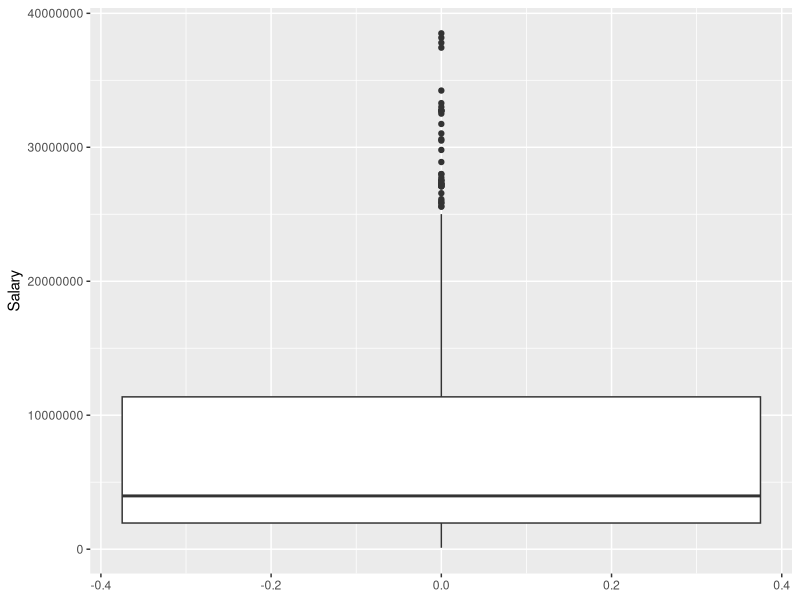
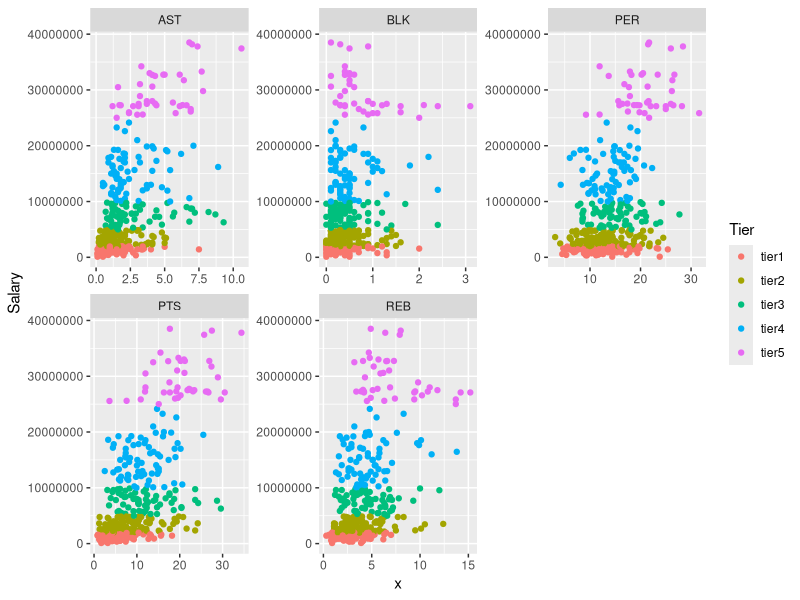
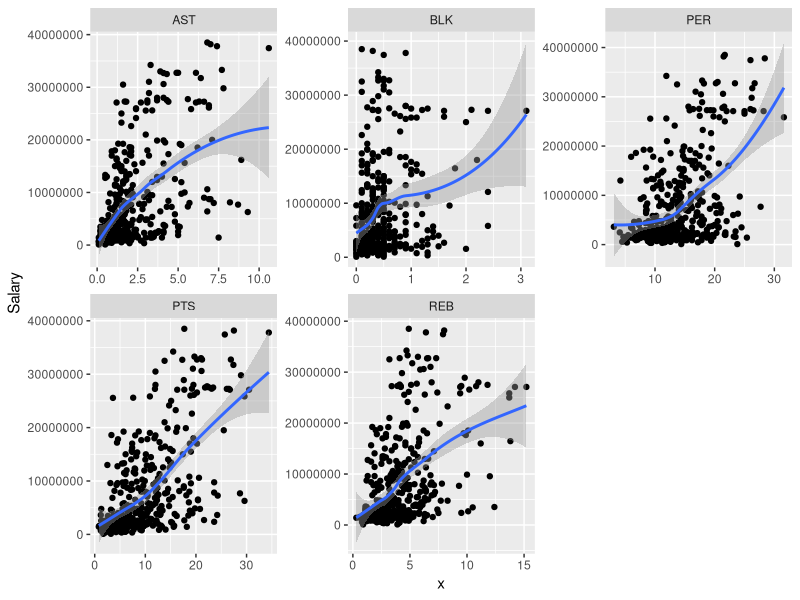
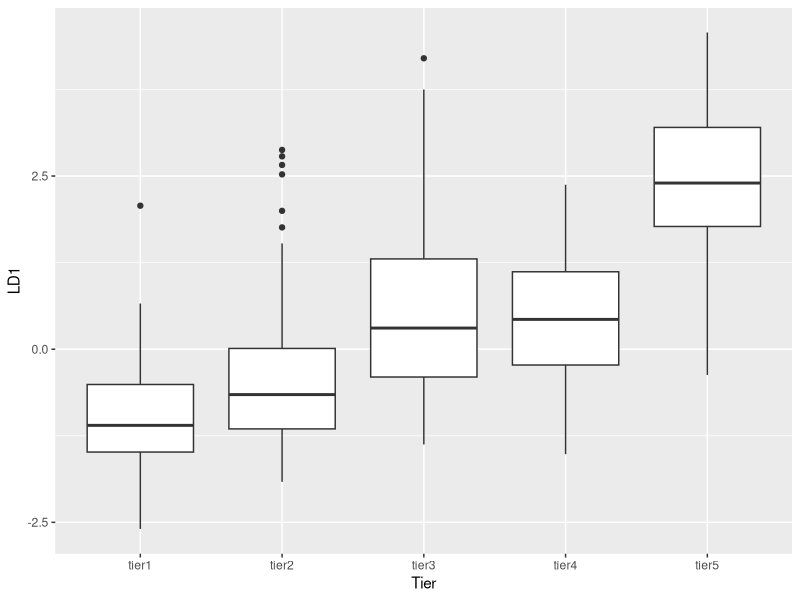

Reproduce these figures in R, in order.
## ---- chunk 1
library(tidyverse)
library(readxl)
library(MASS)
library(conflicted)
library(plyr)
## ---- chunk 2
options(scipen=10000)
## ---- chunk 3
conflict_prefer("select", "dplyr")
conflict_prefer("filter", "dplyr")
conflict_prefer("mutate", "plyr")
conflict_prefer("count", "dplyr")
conflict_prefer("summarize", "plyr")
## ---- chunk 4
gamePerformance <- read_excel("nba_data.xlsx", sheet = "GamePerformance")
gamePerformance %>% slice(1:10)
## ---- chunk 5
count(gamePerformance)
## ---- chunk 6
gamePerformance %>% select(G) %>% summary()
## ---- chunk 7
gamePerformance %>% filter(G > 9) -> gamePerformance_tidy
gamePerformance_tidy %>% slice(1:10)
## ---- chunk 8
count(gamePerformance_tidy)
## ---- chunk 9
efficiency <- read_excel("nba_data.xlsx", sheet = "EfficiencyRating")
efficiency %>% slice(1:10)
## ---- chunk 10
salaries <- read_excel("nba_data.xlsx", sheet = "Salaries")
salaries %>% slice(1:10)
## ---- chunk 11
all_stats <- inner_join(gamePerformance_tidy, efficiency, by="Player")
all_stats %>% slice(1:10)
## ---- chunk 12
nba <- inner_join(all_stats, salaries, by="Player")
nba %>% slice(1:10)
## ---- chunk 13
count(nba)
## ---- chunk 14
nba %>% select(Salary) %>% summary()
## ---- chunk 15
ggplot(nba, aes(y = Salary)) + geom_boxplot()
## ---- chunk 16
nba %>% mutate(Tier=ifelse(Salary < 2000000,"tier1", 
                    ifelse(Salary < 5000000,"tier2",
                    ifelse(Salary < 10000000,"tier3",
                    ifelse(Salary < 25000000,"tier4","tier5"))))
               ) -> nba_tiers
nba_tiers <- nba_tiers %>% mutate(Tier = factor(Tier))
nba_tiers %>% slice(1:10)
## ---- chunk 17
nba_tiers %>% select(Salary, REB, AST, BLK, PTS, PER) %>% cor() -> COR
COR[1,]
## ---- chunk 18
nba_tiers %>%
  pivot_longer((c(REB, AST, BLK, PTS, PER)), names_to = "xname", values_to = "x") %>%
  ggplot(aes(x = x, y = Salary, colour=Tier)) + geom_point() +
  facet_wrap(~xname, scales = "free") -> g1
g1
## ---- chunk 19
nba_tiers %>%
  pivot_longer(c(PTS, REB, AST, BLK, PER), names_to = "xname", values_to = "x") %>%
  ggplot(aes(x = x, y = Salary)) + geom_point() + geom_smooth() +
  facet_wrap(~xname, scales = "free") -> g2
g2
## ---- chunk 20
nba.1 <- polr(Tier ~ REB + AST + BLK + PTS + PER , data = nba_tiers)
drop1(nba.1, test="Chisq")
## ---- chunk 21
nba.1$coefficients
## ---- chunk 22
salaries.1 <- lda(Tier ~ REB + AST + BLK + PTS + PER, data = nba_tiers)
salaries.1
## ---- chunk 23
salaries.pred <- predict(salaries.1)
pp <- round(salaries.pred$posterior, 3)
predictions <- cbind(nba_tiers, pp)
predictions %>% slice(1:10)
## ---- chunk 24
tierLD <- cbind(nba_tiers, salaries.pred$x, pp)
ggplot(tierLD, aes(x = Tier, y = LD1)) + geom_boxplot()
## ---- chunk 25
table(obs = nba_tiers$Tier, pred = salaries.pred$class)
## ---- chunk 26
data.frame(nba$Player, obs = nba_tiers$Tier, pred = salaries.pred$class) %>%
  filter(obs == "tier1", pred == "tier5") -> pool1
left_join(pool1, nba, by = c("nba.Player" = "Player")) -> Pool1
Pool1
## ---- chunk 27
nba_tiers %>% summarize(REB = mean(REB), AST = mean(AST), BLK = mean(BLK), 
                        PTS = mean(PTS), PER = mean(PER), Salary = mean(Salary)
                        ) -> nba_avg
league_avg <- round(nba_avg, 1) %>% mutate(nba.Player = "NBA Average")
comparison <- rbind.fill(Pool1, league_avg)
comparison
## ---- chunk 28
data.frame(nba$Player, obs = nba_tiers$Tier, pred = salaries.pred$class) %>%
  filter(obs == "tier2", pred == "tier5") -> pool2
left_join(pool2, nba, by = c("nba.Player" = "Player")) -> Pool2
comparison2 <- rbind.fill(Pool2, league_avg)
comparison2
## ---- chunk 29
tier_predictions <- predictions %>% select(c(Player, tier1, tier2, tier3, tier4, tier5))
left_join(pool2, tier_predictions, by = c("nba.Player" = "Player"))
